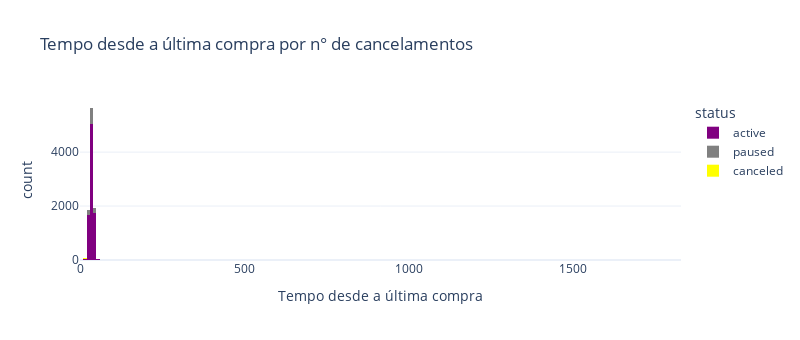

The cell this chart's notebook holds for it:
### Markdown cell above
É possível observar uma discrepância de churn entre diferentes estados

### **Como a falta de recorrência de compras pode levar ao churn?**

### Code cell
# Tempo desde a última compra por n° de cancelamentos
px.histogram(df, x=df["recency"], color="status",width=800, height=340, color_discrete_sequence=["purple", "gray", "yellow"],
                title="Tempo desde a última compra por n° de cancelamentos", 
                labels={"recency":"Tempo desde a última compra", "y":"N° de cancelamentos"}).show()

### Figure 1 — Plotly figure (JSON) as saved in the notebook; plotly's stock layout.template omitted (floating-point values rounded to 4 significant figures; data arrays with more than 128 entries replaced by an {"elided": "..."} marker saying what was removed)
{"data": [{"alignmentgroup": "True", "bingroup": "x", "hovertemplate": "status=active<br>Tempo desde a última compra=%{x}<br>count=%{y}<extra></extra>", "legendgroup": "active", "marker": {"color": "purple", "pattern": {"shape": ""}}, "name": "active", "offsetgroup": "active", "orientation": "v", "showlegend": true, "type": "histogram", "x": {"elided": "8524 int values"}, "xaxis": "x", "yaxis": "y"}, {"alignmentgroup": "True", "bingroup": "x", "hovertemplate": "status=paused<br>Tempo desde a última compra=%{x}<br>count=%{y}<extra></extra>", "legendgroup": "paused", "marker": {"color": "gray", "pattern": {"shape": ""}}, "name": "paused", "offsetgroup": "paused", "orientation": "v", "showlegend": true, "type": "histogram", "x": {"elided": "971 int values"}, "xaxis": "x", "yaxis": "y"}, {"alignmentgroup": "True", "bingroup": "x", "hovertemplate": "status=canceled<br>Tempo desde a última compra=%{x}<br>count=%{y}<extra></extra>", "legendgroup": "canceled", "marker": {"color": "yellow", "pattern": {"shape": ""}}, "name": "canceled", "offsetgroup": "canceled", "orientation": "v", "showlegend": true, "type": "histogram", "x": {"elided": "505 int values"}, "xaxis": "x", "yaxis": "y"}], "layout": {"barmode": "relative", "height": 340, "legend": {"title": {"text": "status"}, "tracegroupgap": 0}, "title": {"text": "Tempo desde a última compra por n° de cancelamentos"}, "width": 800, "xaxis": {"anchor": "y", "domain": [0, 1], "title": {"text": "Tempo desde a última compra"}}, "yaxis": {"anchor": "x", "domain": [0, 1], "title": {"text": "count"}}}}
